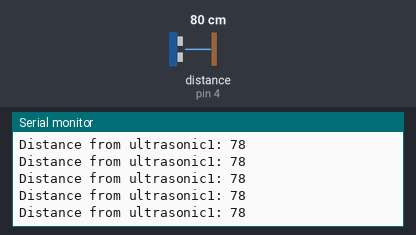
Simulated run of this sketch. Board: Arduino Uno, built with avr-gcc and run on an emulated ATmega328P. Parts: the last lines printed to the serial monitor. Wiring (inferred from the names in the program): ultrasonic range finder: trigger pin 3; echo pin 4. The test bench sets the inputs (shaded band); at power-on: distance to the obstacle (sensor on pin 4) 80 cm. The echo pulse lasts 58.3 µs per cm.

Above: at 1.2 s.
1.3 s: distance to the obstacle (sensor on pin 4) set to 120 cm
At 2.4 s:
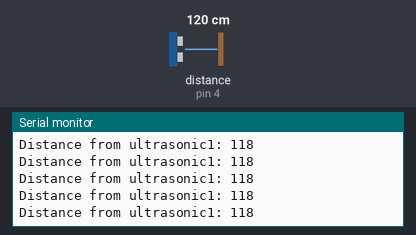
4.3 s: distance to the obstacle (sensor on pin 4) set to 2 cm
At 4.9 s:
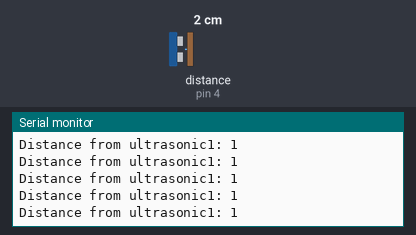
7.3 s: distance to the obstacle (sensor on pin 4) set to 250 cm
At 7.9 s:
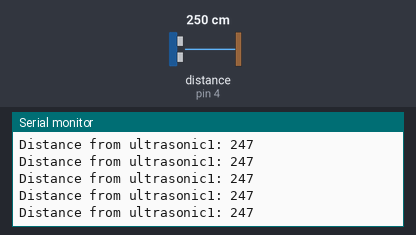
10.3 s: distance to the obstacle (sensor on pin 4) set to 4 cm
At 11.1 s:
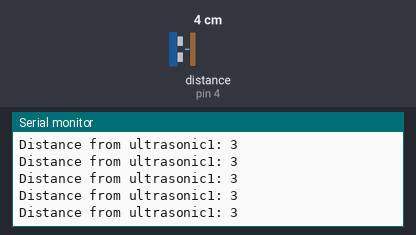
16.3 s: distance to the obstacle (sensor on pin 4) set to 299 cm
At 17.0 s:
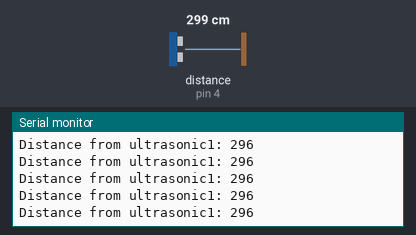
19.3 s: distance to the obstacle (sensor on pin 4) set to 9 cm
At 20.2 s:
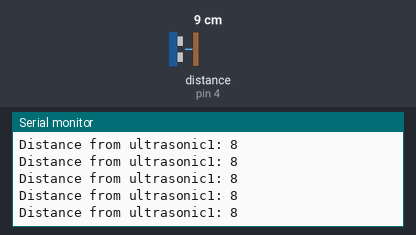
Timing chart, 0 to 22.3 s (numbered marks = the images above; inputs shaded):
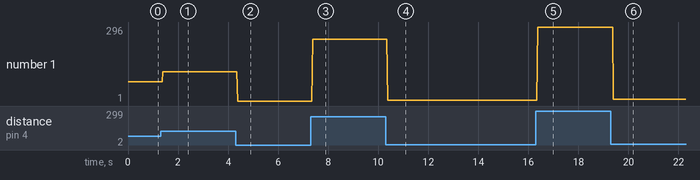

Measured:
- after the input at 1.3 s, the serial monitor: prints a new line after 0.09 s (image 1)
- after the input at 4.3 s, the serial monitor: prints a new line after 0.09 s (image 2)
- after the input at 7.3 s, the serial monitor: prints a new line after 0.08 s (image 3)
- after the input at 10.3 s, the serial monitor: prints a new line after 0.08 s (image 4)
- after the input at 16.3 s, the serial monitor: prints a new line after 0.07 s (image 5)
- after the input at 19.3 s, the serial monitor: prints a new line after 0.10 s (image 6)
- plotted number 1: 78 → 118 after the input at 1.3 s, 1 → 247 after the input at 7.3 s, 247 → 3 after the input at 10.3 s, 3 → 296 after the input at 16.3 s, 296 → 8 after the input at 19.3 s

The sketch:

ultrasonic_test.ino
```cpp
/*

//ultrasonic 1 pins
int UltraEcho1=7;
int UltraTrigger1=8;
//ultrasonic 2 pins
int UltraEcho2=12;
int UltraTrigger2=13;
//digital led pins
int AllClearLed=2;
int TrappedLed=9;
//buzzer trigger
int BuzzerTrigger=10;
//defining variables used in ultrasonic
long duration1;//ultrasonic 1 travel time
int distance1;//ultrasonic 1 distance
long duration2;//ultrasonic 2 travel time
int distance2;//ultrasonic 2 distance
//delay for clearing trigger pin
int TriggerDelay=2;
//delay for pulse generation
int TriggerPulse=2;
//defining initial no of people as zero
int NoOfPeople = 0;
//define alarm delay one minute
uint64_t AlarmDelay=7000000;
//define the longs that you use with millis
unsigned long i;
unsigned long j;
void setup() {
  Serial.begin(9600);//starts serial communication
  pinMode(UltraTrigger1,OUTPUT);//sets trigger pin as Output
  pinMode(UltraEcho1,INPUT);//sets ech pin as Input
  pinMode(UltraTrigger2,OUTPUT);
  pinMode(UltraEcho2,INPUT);
  pinMode(AllClearLed,OUTPUT);
  pinMode(TrappedLed,OUTPUT);
  pinMode(BuzzerTrigger,OUTPUT);
  // put your setup code here, to run once:

}
//function  for UltraSonic1 distance
int UltraSonic1(){
    digitalWrite(UltraTrigger1,HIGH);
    delay(TriggerPulse);
    digitalWrite(UltraTrigger1,LOW);
    delay(TriggerPulse);
    duration1=pulseIn(UltraEcho1,HIGH);//reads the echopin on UlstraSonic2 and returns the sound wave travel in microseconds
    distance1 = duration1*0.034/2;
    return distance1;
    }
//function for UltraSonic2 distance
int UltraSonic2(){
    digitalWrite(UltraTrigger2,HIGH);
    delay(TriggerPulse);
    digitalWrite(UltraTrigger2,LOW);
    delay(TriggerPulse);
    duration2=pulseIn(UltraEcho2,HIGH);//reads the echopin on UlstraSonic2 and returns the sound wave travel in microseconds
    distance2 = duration2*0.034/2;
    return distance2;
    }

void loop() {
  //clearing Triggerpins
  //digitalWrite(UltraTrigger1,LOW);
  //delay(TriggerDelay);
  //digitalWrite(UltraTrigger2,LOW);
  //delay(TriggerDelay);
  UltraSonic1();
  UltraSonic2();
  //print distance on Serial Monitor
  Serial.print("Distance from ultrasonic1: ");
  Serial.println(UltraSonic1());
  Serial.print("Distance from ultrasonic2: ");
  Serial.println(UltraSonic2());
  if (distance1 < 15){
    i = millis();
    while ((millis()-i) <= 3000){
      UltraSonic2();
      Serial.print("Distance from ultrasonic2: ");
      Serial.println(UltraSonic2());
      if (distance2 < 15){
        NoOfPeople++;
        break;
        }
      }
    }
  Serial.print("The number of people: ");
  Serial.println(NoOfPeople);
  if (distance2 < 15){
    j = millis();
    while ((millis()-j) <= 3000){
      UltraSonic1();
      Serial.print("Distance from ultrasonic1: ");
      Serial.println(UltraSonic1());
      if (distance1<15){
        NoOfPeople--;
        break;
        }
      }
    }
  Serial.print("The number of people: ");
  Serial.println(NoOfPeople);
  //delay before alarm starts,1 minute
  delay(AlarmDelay);

  if (NoOfPeople > 0){
    digitalWrite(TrappedLed,HIGH);
    delay(300);
    digitalWrite(TrappedLed,LOW);;
    delay(300);
    }
  if(NoOfPeople > 0){
   digitalWrite(BuzzerTrigger,HIGH);
    }
  if (NoOfPeople == 0){
    digitalWrite(BuzzerTrigger,LOW);
    }
  if (NoOfPeople >0){
    digitalWrite(AllClearLed,HIGH);
    delay(300);
    digitalWrite(AllClearLed,LOW);
    delay(300);
    }

}
*/


const int trigPin = 3;
const int echoPin = 4;
long duration;
int distanceCm, distanceInch;

void setup()
{
 Serial.begin(9600);//starts serial communication
pinMode(trigPin, OUTPUT);
pinMode(echoPin, INPUT);

}


void loop()
{

digitalWrite(trigPin, LOW);
delayMicroseconds(2);
digitalWrite(trigPin, HIGH);
delayMicroseconds(10);
digitalWrite(trigPin, LOW);

duration = pulseIn(echoPin, HIGH);
distanceCm= duration*0.034/2;
distanceInch = duration*0.0133/2;

Serial.print("Distance from ultrasonic1: ");
  Serial.println(distanceCm);

}
```
